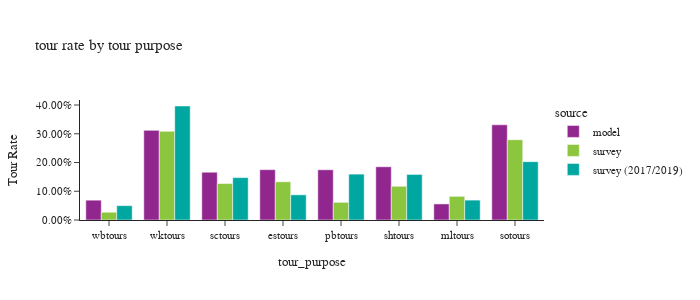

The code cell stored with this chart in its notebook:
### Code cell
fig = px.bar(tour_rate, x="tour_purpose", y='tour rate', color="source",
             barmode="group",hover_data=['sample count'],
             title='tour rate by tour purpose')
fig.update_layout(height=300, width=700, font=dict(size=11),
                  yaxis=dict(tickformat=".2%",title='Tour Rate'))
fig.show()

### Figure 1 — Plotly figure (JSON) as saved in the notebook; plotly's stock layout.template omitted (floating-point values rounded to 4 significant figures)
{"data": [{"alignmentgroup": "True", "customdata": [[300447], [1358373], [723859], [762706], [761106], [806813], [243544], [1442317]], "hovertemplate": "source=model<br>tour_purpose=%{x}<br>tour rate=%{y}<br>sample count=%{customdata[0]}<extra></extra>", "legendgroup": "model", "marker": {"color": "#91268F", "pattern": {"shape": ""}}, "name": "model", "offsetgroup": "model", "orientation": "v", "showlegend": true, "textposition": "auto", "type": "bar", "x": ["wbtours", "wktours", "sctours", "estours", "pbtours", "shtours", "mltours", "sotours"], "xaxis": "x", "y": [0.06897, 0.3118, 0.1662, 0.1751, 0.1747, 0.1852, 0.05591, 0.3311], "yaxis": "y"}, {"alignmentgroup": "True", "customdata": [[170], [1815], [613], [751], [490], [948], [565], [2008]], "hovertemplate": "source=survey<br>tour_purpose=%{x}<br>tour rate=%{y}<br>sample count=%{customdata[0]}<extra></extra>", "legendgroup": "survey", "marker": {"color": "#8CC63E", "pattern": {"shape": ""}}, "name": "survey", "offsetgroup": "survey", "orientation": "v", "showlegend": true, "textposition": "auto", "type": "bar", "x": ["wbtours", "wktours", "sctours", "estours", "pbtours", "shtours", "mltours", "sotours"], "xaxis": "x", "y": [0.02704, 0.3083, 0.1268, 0.133, 0.06145, 0.1173, 0.08223, 0.2792], "yaxis": "y"}, {"alignmentgroup": "True", "customdata": [[792], [5592], [1130], [809], [1634], [1723], [1197], [2951]], "hovertemplate": "source=survey (2017/2019)<br>tour_purpose=%{x}<br>tour rate=%{y}<br>sample count=%{customdata[0]}<extra></extra>", "legendgroup": "survey (2017/2019)", "marker": {"color": "#00A7A0", "pattern": {"shape": ""}}, "name": "survey (2017/2019)", "offsetgroup": "survey (2017/2019)", "orientation": "v", "showlegend": true, "textposition": "auto", "type": "bar", "x": ["wbtours", "wktours", "sctours", "estours", "pbtours", "shtours", "mltours", "sotours"], "xaxis": "x", "y": [0.04989, 0.3966, 0.1475, 0.08761, 0.1596, 0.1585, 0.06923, 0.203], "yaxis": "y"}], "layout": {"barmode": "group", "font": {"size": 11}, "height": 300, "legend": {"title": {"text": "source"}, "tracegroupgap": 0}, "title": {"text": "tour rate by tour purpose"}, "width": 700, "xaxis": {"anchor": "y", "domain": [0.0, 1.0], "title": {"text": "tour_purpose"}}, "yaxis": {"anchor": "x", "domain": [0.0, 1.0], "tickformat": ".2%", "title": {"text": "Tour Rate"}}}}
